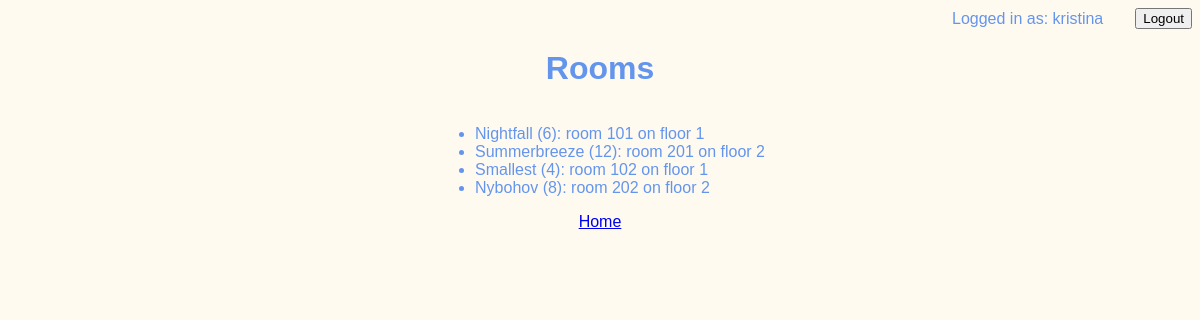
Page /meetings/rooms (signed in) on the committed database.
### meetings/models.py (models this page shows)
class Room(models.Model):
    name = models.CharField(max_length=50)
    floor = models.IntegerField()
    room_number = models.IntegerField()
    def __str__(self):
        return (
            f"{self.name}: room {self.room_number} on floor {self.floor}"
        )

### meetings/views.py (the view)
# urls.py: path('rooms', views.rooms_list, name='rooms'),
@login_required
def rooms_list(request):
    return render(
        request,
        'meetings/rooms_list.html',
        {"rooms": Room.objects.all()}
    )

### templates/meetings/rooms_list.html (shortened to what this page needs)
{% extends 'base.html' %}
{% load static %}
{% block content %}
<h1>Rooms</h1>
<ul>
  {% for room in rooms %}
  <li>{{ room }}</li>
  {% endfor %}
</ul>
<a href="{% url 'welcome' %}">Home</a>
{%endblock%}

### templates/base.html (shortened to what this page needs)
{% load static %}
<!DOCTYPE html>
<html lang="en">
  <head>
    <link
      rel="stylesheet"
      href="{% static 'website/style.css' %}"
    />
  </head>
  <body>
    {% if user.is_authenticated %}
    <div  style='display:flex; align-self:flex-end; gap: 2rem; align-items:center;'>
      Logged in as: {{ user.get_username }}
      <form method="post" action={% url 'logout' %}>
        <button type="submit">Logout</button>
    </div>
      {% else %}
      <a href={% url 'login' %}>Login</a>
    {% endif %}
    {% block content %} {% endblock %}
  </body>
</html>

### website/static/website/style.css (style rules this page uses)
body { font-family: sans-serif; color: cornflowerblue; background-color: floralwhite; display: flex; flex-direction: column; align-items: center; justify-content: center; }

### rows in the picture
Room: name+room_number+floor "Nightfall (6): room 101 on floor 1"
Room: name+room_number+floor "Summerbreeze (12): room 201 on floor 2"
Room: name+room_number+floor "Smallest (4): room 102 on floor 1"
Room: name+room_number+floor "Nybohov (8): room 202 on floor 2"

### other values in the picture
{{ user.get_username }} "kristina"
